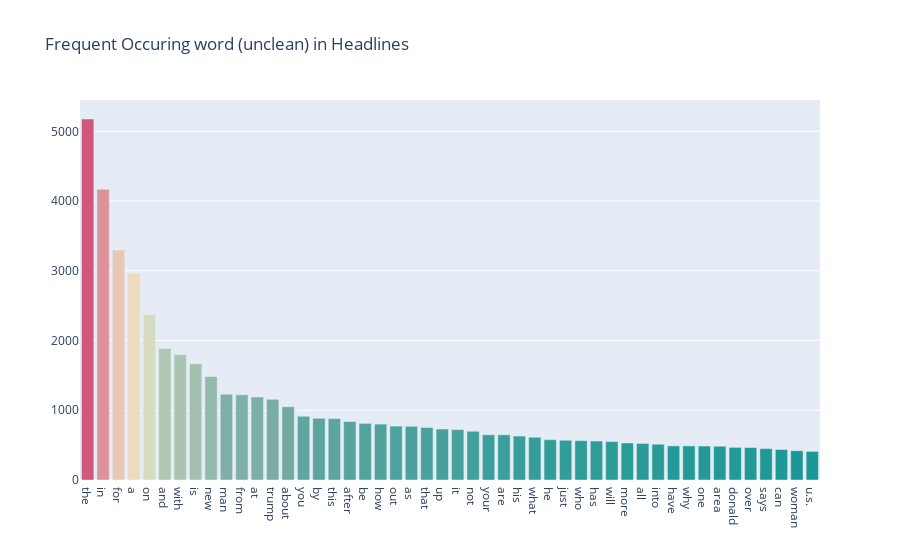

Notebook code for this chart:
### Markdown cell above
### Frequent Occuring word (unclean) in Headlines

### Code cell
#the data is not yet cleaned or preprocessed and we want to see the most frequent words
#overall in the dataset
import plotly.graph_objects as go
from plotly.offline import iplot

all_words = df['headline'].str.split(expand=True).unstack().value_counts()
data = [go.Bar(
            x = all_words.index.values[2:50],
            y = all_words.values[2:50],
            marker= dict(colorscale='Tealrose',
                         color = all_words.values[2:100]
                        ),
            
    )]

layout = go.Layout(
    title='Frequent Occuring word (unclean) in Headlines'
)

fig = go.Figure(data=data, layout=layout)

iplot(fig, filename='basic-bar')

### Figure 1 — Plotly figure (JSON) as saved in the notebook; plotly's stock layout.template omitted (floating-point values rounded to 4 significant figures)
{"data": [{"marker": {"color": [5177, 4170, 3297, 2961, 2371, 1885, 1797, 1666, 1485, 1229, 1221, 1189, 1157, 1051, 914, 885, 882, 838, 812, 802, 773, 770, 753, 731, 723, 699, 648, 648, 630, 613, 578, 570, 564, 559, 551, 531, 524, 513, 489, 489, 487, 484, 468, 466, 450, 438, 420, 410, 391, 389, 388, 387, 385, 384, 382, 369, 368, 345, 341, 336, 334, 326, 325, 323, 320, 320, 319, 314, 312, 310, 301, 294, 290, 288, 286, 284, 281, 279, 276, 271, 265, 257, 257, 254, 253, 249, 245, 244, 244, 238, 235, 231, 230, 229, 228, 228, 227, 226], "colorscale": [[0, "rgb(0, 147, 146)"], [0.1667, "rgb(114, 170, 161)"], [0.3333, "rgb(177, 199, 179)"], [0.5, "rgb(241, 234, 200)"], [0.6667, "rgb(229, 185, 173)"], [0.8333, "rgb(217, 137, 148)"], [1, "rgb(208, 88, 126)"]]}, "type": "bar", "x": ["the", "in", "for", "a", "on", "and", "with", "is", "new", "man", "from", "at", "trump", "about", "you", "by", "this", "after", "be", "how", "out", "as", "that", "up", "it", "not", "your", "are", "his", "what", "he", "just", "who", "has", "will", "more", "all", "into", "have", "why", "one", "area", "donald", "over", "says", "can", "woman", "u.s."], "y": [5177, 4170, 3297, 2961, 2371, 1885, 1797, 1666, 1485, 1229, 1221, 1189, 1157, 1051, 914, 885, 882, 838, 812, 802, 773, 770, 753, 731, 723, 699, 648, 648, 630, 613, 578, 570, 564, 559, 551, 531, 524, 513, 489, 489, 487, 484, 468, 466, 450, 438, 420, 410]}], "layout": {"title": {"text": "Frequent Occuring word (unclean) in Headlines"}}}
